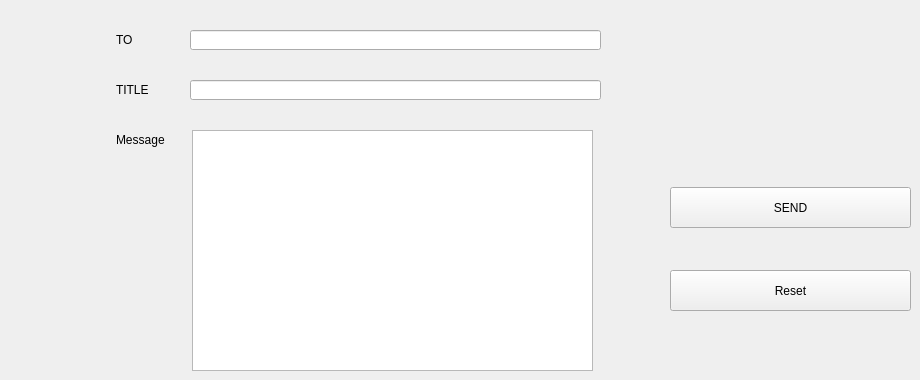
          <widget class="QWidget" name="tab_16">
           <attribute name="title">
            <string>Send mail</string>
           </attribute>
           <widget class="QPlainTextEdit" name="msg_3">
            <property name="geometry">
             <rect>
              <x>192</x>
              <y>130</y>
              <width>401</width>
              <height>241</height>
             </rect>
            </property>
            <property name="styleSheet">
             <string notr="true">QTableView {
padding: 1px;
border-style: solid;
border: 2px solid gray;
border-radius: 8px;
background-color: rgb(141, 70, 176);
border:2px solid #fff;
}</string>
            </property>
           </widget>
           <widget class="QPushButton" name="send_mail_3">
            <property name="geometry">
             <rect>
              <x>670</x>
              <y>187</y>
              <width>241</width>
              <height>41</height>
             </rect>
            </property>
            <property name="styleSheet">
             <string notr="true"/>
            </property>
            <property name="text">
             <string>SEND</string>
            </property>
            <property name="icon">
             <iconset resource="img.qrc">
              <normaloff>:/send.png</normaloff>:/send.png</iconset>
            </property>
            <property name="iconSize">
             <size>
              <width>30</width>
              <height>50</height>
             </size>
            </property>
           </widget>
           <widget class="QLabel" name="label_55">
            <property name="geometry">
             <rect>
              <x>116</x>
              <y>30</y>
              <width>61</width>
              <height>20</height>
             </rect>
            </property>
            <property name="text">
             <string>TO</string>
            </property>
           </widget>
           <widget class="QLabel" name="label_56">
            <property name="geometry">
             <rect>
              <x>116</x>
              <y>80</y>
              <width>61</width>
              <height>20</height>
             </rect>
            </property>
            <property name="text">
             <string>TITLE</string>
            </property>
           </widget>
           <widget class="QLabel" name="label_57">
            <property name="geometry">
             <rect>
              <x>116</x>
              <y>130</y>
              <width>61</width>
              <height>20</height>
             </rect>
            </property>
            <property name="text">
             <string>Message</string>
            </property>
           </widget>
           <widget class="QLineEdit" name="rcpt_3">
            <property name="geometry">
             <rect>
              <x>190</x>
              <y>30</y>
              <width>411</width>
              <height>20</height>
             </rect>
            </property>
            <property name="styleSheet">
             <string notr="true">alternate-background-color: rgb(255, 169, 237);</string>
            </property>
           </widget>
           <widget class="QLineEdit" name="subject_3">
            <property name="geometry">
             <rect>
              <x>190</x>
              <y>80</y>
              <width>411</width>
              <height>20</height>
             </rect>
            </property>
           </widget>
           <widget class="QPushButton" name="reset_4">
            <property name="geometry">
             <rect>
              <x>670</x>
              <y>270</y>
              <width>241</width>
              <height>41</height>
             </rect>
            </property>
            <property name="styleSheet">
             <string notr="true"/>
            </property>
            <property name="text">
             <string>Reset</string>
            </property>
            <property name="icon">
             <iconset resource="img.qrc">
              <normaloff>:/reset.png</normaloff>:/reset.png</iconset>
            </property>
            <property name="iconSize">
             <size>
              <width>30</width>
              <height>50</height>
             </size>
            </property>
           </widget>
          </widget>
